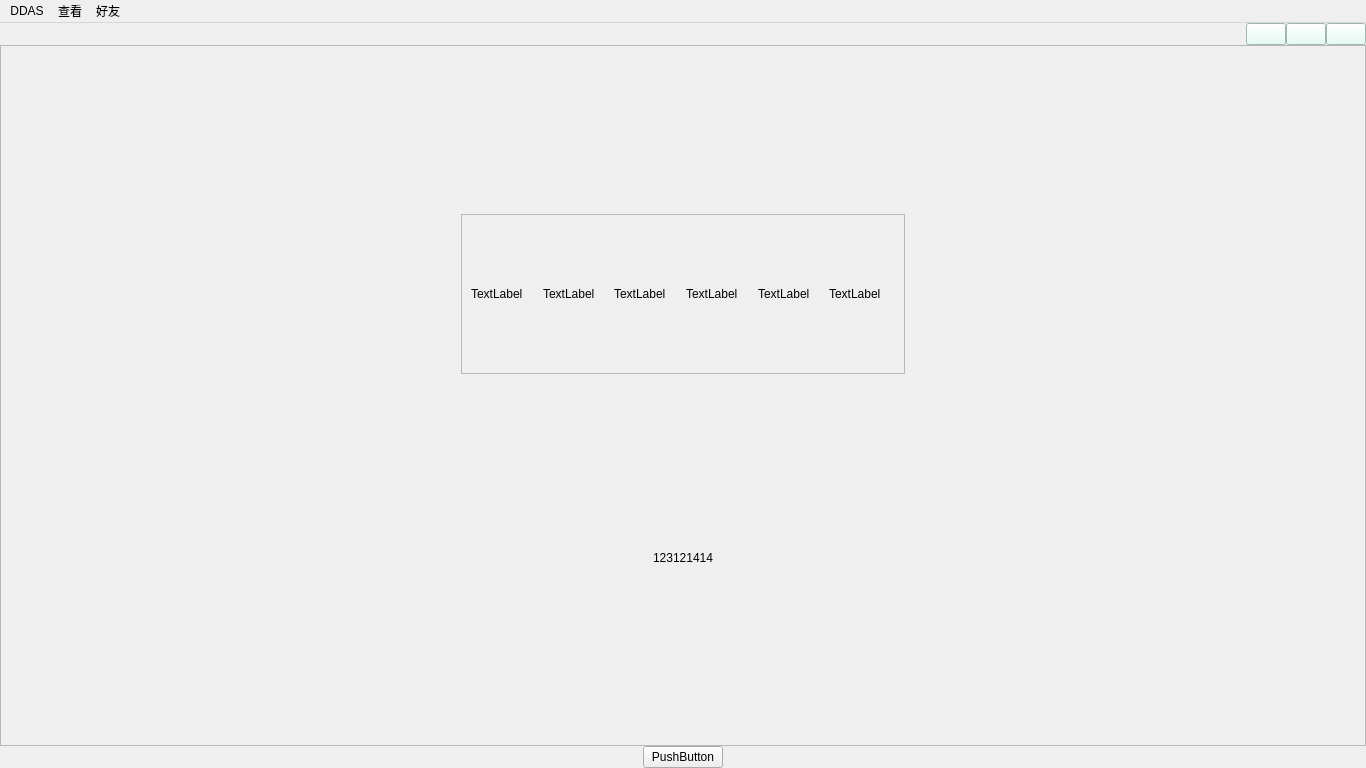
<?xml version="1.0" encoding="UTF-8"?>
<ui version="4.0">
 <class>MainWindow</class>
 <widget class="QMainWindow" name="MainWindow">
  <property name="geometry">
   <rect>
    <x>0</x>
    <y>0</y>
    <width>1366</width>
    <height>768</height>
   </rect>
  </property>
  <property name="windowTitle">
   <string>MainWindow</string>
  </property>
  <widget class="QWidget" name="centralwidget">
   <layout class="QGridLayout" name="gridLayout">
    <property name="leftMargin">
     <number>0</number>
    </property>
    <property name="topMargin">
     <number>0</number>
    </property>
    <property name="rightMargin">
     <number>0</number>
    </property>
    <property name="bottomMargin">
     <number>0</number>
    </property>
    <property name="spacing">
     <number>0</number>
    </property>
    <item row="1" column="0">
     <widget class="QWidget" name="widget_2" native="true">
      <layout class="QHBoxLayout" name="horizontalLayout">
       <property name="spacing">
        <number>0</number>
       </property>
       <property name="leftMargin">
        <number>0</number>
       </property>
       <property name="topMargin">
        <number>0</number>
       </property>
       <property name="rightMargin">
        <number>0</number>
       </property>
       <property name="bottomMargin">
        <number>0</number>
       </property>
       <item>
        <spacer name="horizontalSpacer">
         <property name="orientation">
          <enum>Qt::Horizontal</enum>
         </property>
         <property name="sizeHint" stdset="0">
          <size>
           <width>40</width>
           <height>20</height>
          </size>
         </property>
        </spacer>
       </item>
       <item>
        <widget class="QPushButton" name="pushButton_3">
         <property name="text">
          <string>PushButton</string>
         </property>
        </widget>
       </item>
       <item>
        <spacer name="horizontalSpacer_2">
         <property name="orientation">
          <enum>Qt::Horizontal</enum>
         </property>
         <property name="sizeHint" stdset="0">
          <size>
           <width>40</width>
           <height>20</height>
          </size>
         </property>
        </spacer>
       </item>
      </layout>
     </widget>
    </item>
    <item row="0" column="0">
     <widget class="QWidget" name="widget_3" native="true">
      <property name="autoFillBackground">
       <bool>false</bool>
      </property>
      <layout class="QGridLayout" name="gridLayout_3">
       <property name="leftMargin">
        <number>0</number>
       </property>
       <property name="topMargin">
        <number>0</number>
       </property>
       <property name="rightMargin">
        <number>0</number>
       </property>
       <property name="bottomMargin">
        <number>0</number>
       </property>
       <property name="spacing">
        <number>0</number>
       </property>
       <item row="1" column="0">
        <widget class="QWidget" name="widget" native="true">
         <property name="layoutDirection">
          <enum>Qt::LeftToRight</enum>
         </property>
         <property name="autoFillBackground">
          <bool>false</bool>
         </property>
         <layout class="QGridLayout" name="gridLayout_2">
          <property name="leftMargin">
           <number>0</number>
          </property>
          <property name="topMargin">
           <number>0</number>
          </property>
          <property name="rightMargin">
           <number>0</number>
          </property>
          <property name="bottomMargin">
           <number>0</number>
          </property>
          <property name="spacing">
           <number>0</number>
          </property>
          <item row="0" column="0">
           <widget class="QScrollArea" name="centerScarea">
            <property name="widgetResizable">
             <bool>true</bool>
            </property>
            <property name="alignment">
             <set>Qt::AlignCenter</set>
            </property>
            <widget class="QWidget" name="topSawc">
             <property name="geometry">
              <rect>
               <x>0</x>
               <y>0</y>
               <width>1364</width>
               <height>697</height>
              </rect>
             </property>
             <layout class="QGridLayout" name="gridLayout_4">
              <item row="0" column="1">
               <spacer name="verticalSpacer">
                <property name="orientation">
                 <enum>Qt::Vertical</enum>
                </property>
                <property name="sizeHint" stdset="0">
                 <size>
                  <width>20</width>
                  <height>40</height>
                 </size>
                </property>
               </spacer>
              </item>
              <item row="2" column="1">
               <spacer name="verticalSpacer_2">
                <property name="orientation">
                 <enum>Qt::Vertical</enum>
                </property>
                <property name="sizeHint" stdset="0">
                 <size>
                  <width>20</width>
                  <height>40</height>
                 </size>
                </property>
               </spacer>
              </item>
              <item row="3" column="0" colspan="3">
               <widget class="QWidget" name="newEvents" native="true">
                <layout class="QHBoxLayout" name="horizontalLayout_3">
                 <item>
                  <spacer name="horizontalSpacer_6">
                   <property name="orientation">
                    <enum>Qt::Horizontal</enum>
                   </property>
                   <property name="sizeHint" stdset="0">
                    <size>
                     <width>40</width>
                     <height>20</height>
                    </size>
                   </property>
                  </spacer>
                 </item>
                 <item>
                  <widget class="QLabel" name="label">
                   <property name="text">
                    <string>123121414</string>
                   </property>
                  </widget>
                 </item>
                 <item>
                  <spacer name="horizontalSpacer_7">
                   <property name="orientation">
                    <enum>Qt::Horizontal</enum>
                   </property>
                   <property name="sizeHint" stdset="0">
                    <size>
                     <width>40</width>
                     <height>20</height>
                    </size>
                   </property>
                  </spacer>
                 </item>
                </layout>
               </widget>
              </item>
              <item row="1" column="1">
               <widget class="QScrollArea" name="hotSales">
                <property name="widgetResizable">
                 <bool>true</bool>
                </property>
                <widget class="QWidget" name="hotsales_sawc">
                 <property name="geometry">
                  <rect>
                   <x>0</x>
                   <y>0</y>
                   <width>442</width>
                   <height>153</height>
                  </rect>
                 </property>
                 <layout class="QHBoxLayout" name="horizontalLayout_4">
                  <item>
                   <widget class="QLabel" name="label_2">
                    <property name="text">
                     <string>TextLabel</string>
                    </property>
                   </widget>
                  </item>
                  <item>
                   <widget class="QLabel" name="label_3">
                    <property name="text">
                     <string>TextLabel</string>
                    </property>
                   </widget>
                  </item>
                  <item>
                   <widget class="QLabel" name="label_4">
                    <property name="text">
                     <string>TextLabel</string>
                    </property>
                   </widget>
                  </item>
                  <item>
                   <widget class="QLabel" name="label_5">
                    <property name="text">
                     <string>TextLabel</string>
                    </property>
                   </widget>
                  </item>
                  <item>
                   <widget class="QLabel" name="label_6">
                    <property name="text">
                     <string>TextLabel</string>
                    </property>
                   </widget>
                  </item>
                  <item>
                   <widget class="QLabel" name="label_7">
                    <property name="text">
                     <string>TextLabel</string>
                    </property>
                   </widget>
                  </item>
                 </layout>
                </widget>
               </widget>
              </item>
              <item row="1" column="0">
               <spacer name="horizontalSpacer_3">
                <property name="orientation">
                 <enum>Qt::Horizontal</enum>
                </property>
                <property name="sizeHint" stdset="0">
                 <size>
                  <width>40</width>
                  <height>20</height>
                 </size>
                </property>
               </spacer>
              </item>
              <item row="1" column="2">
               <spacer name="horizontalSpacer_5">
                <property name="orientation">
                 <enum>Qt::Horizontal</enum>
                </property>
                <property name="sizeHint" stdset="0">
                 <size>
                  <width>40</width>
                  <height>20</height>
                 </size>
                </property>
               </spacer>
              </item>
              <item row="4" column="1">
               <spacer name="verticalSpacer_3">
                <property name="orientation">
                 <enum>Qt::Vertical</enum>
                </property>
                <property name="sizeHint" stdset="0">
                 <size>
                  <width>20</width>
                  <height>40</height>
                 </size>
                </property>
               </spacer>
              </item>
             </layout>
            </widget>
           </widget>
          </item>
         </layout>
        </widget>
       </item>
       <item row="0" column="0">
        <widget class="QWidget" name="widget_4" native="true">
         <layout class="QHBoxLayout" name="horizontalLayout_2">
          <property name="spacing">
           <number>0</number>
          </property>
          <property name="leftMargin">
           <number>0</number>
          </property>
          <property name="topMargin">
           <number>0</number>
          </property>
          <property name="rightMargin">
           <number>0</number>
          </property>
          <property name="bottomMargin">
           <number>0</number>
          </property>
          <item>
           <spacer name="horizontalSpacer_4">
            <property name="orientation">
             <enum>Qt::Horizontal</enum>
            </property>
            <property name="sizeHint" stdset="0">
             <size>
              <width>10</width>
              <height>20</height>
             </size>
            </property>
           </spacer>
          </item>
          <item>
           <widget class="QPushButton" name="hideBtn">
            <property name="styleSheet">
             <string notr="true">background-color: rgb(224, 255, 241);
</string>
            </property>
            <property name="text">
             <string/>
            </property>
            <property name="icon">
             <iconset resource="res.qrc">
              <normaloff>:/Icons_02/ICONS_02/minus.png</normaloff>:/Icons_02/ICONS_02/minus.png</iconset>
            </property>
           </widget>
          </item>
          <item>
           <widget class="QPushButton" name="FullBtn">
            <property name="styleSheet">
             <string notr="true">background-color: rgb(224, 255, 241);</string>
            </property>
            <property name="text">
             <string/>
            </property>
            <property name="icon">
             <iconset resource="res.qrc">
              <normaloff>:/Icons_02/ICONS_02/single.png</normaloff>:/Icons_02/ICONS_02/single.png</iconset>
            </property>
           </widget>
          </item>
          <item>
           <widget class="QPushButton" name="closeBtn">
            <property name="styleSheet">
             <string notr="true">background-color: rgb(224, 255, 241);</string>
            </property>
            <property name="text">
             <string/>
            </property>
            <property name="icon">
             <iconset resource="res.qrc">
              <normaloff>:/Icons_02/ICONS_02/error.png</normaloff>:/Icons_02/ICONS_02/error.png</iconset>
            </property>
           </widget>
          </item>
         </layout>
        </widget>
       </item>
      </layout>
     </widget>
    </item>
   </layout>
  </widget>
  <widget class="QMenuBar" name="menubar">
   <property name="geometry">
    <rect>
     <x>0</x>
     <y>0</y>
     <width>1366</width>
     <height>21</height>
    </rect>
   </property>
   <widget class="QMenu" name="menuDDAS">
    <property name="title">
     <string>DDAS</string>
    </property>
   </widget>
   <widget class="QMenu" name="menu">
    <property name="title">
     <string>查看</string>
    </property>
   </widget>
   <widget class="QMenu" name="menu_2">
    <property name="title">
     <string>好友</string>
    </property>
   </widget>
   <addaction name="menuDDAS"/>
   <addaction name="menu"/>
   <addaction name="menu_2"/>
  </widget>
 </widget>
 <resources>
  <include location="res.qrc"/>
 </resources>
 <connections/>
</ui>
